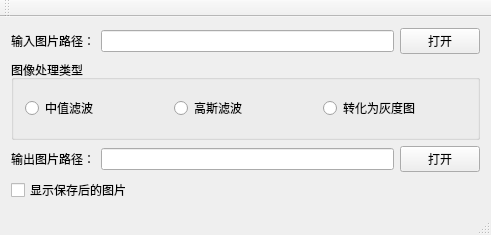
<?xml version="1.0" encoding="UTF-8"?>
<ui version="4.0">
 <class>MainWindow</class>
 <widget class="QMainWindow" name="MainWindow">
  <property name="geometry">
   <rect>
    <x>0</x>
    <y>0</y>
    <width>491</width>
    <height>235</height>
   </rect>
  </property>
  <property name="windowTitle">
   <string>MainWindow</string>
  </property>
  <widget class="QWidget" name="centralWidget">
   <layout class="QVBoxLayout" name="verticalLayout">
    <item>
     <layout class="QHBoxLayout" name="horizontalLayout_2">
      <item>
       <widget class="QLabel" name="label">
        <property name="text">
         <string>输入图片路径：</string>
        </property>
       </widget>
      </item>
      <item>
       <widget class="QLineEdit" name="inputLineEdit"/>
      </item>
      <item>
       <widget class="QPushButton" name="inputPushButton">
        <property name="text">
         <string>打开</string>
        </property>
       </widget>
      </item>
     </layout>
    </item>
    <item>
     <widget class="QGroupBox" name="groupBox">
      <property name="title">
       <string>图像处理类型</string>
      </property>
      <layout class="QHBoxLayout" name="horizontalLayout_4">
       <item>
        <widget class="QRadioButton" name="medianBlurRadioButton">
         <property name="text">
          <string>中值滤波</string>
         </property>
        </widget>
       </item>
       <item>
        <widget class="QRadioButton" name="gaussianBlurRadioButton">
         <property name="text">
          <string>高斯滤波</string>
         </property>
        </widget>
       </item>
       <item>
        <widget class="QRadioButton" name="grayRadioButton">
         <property name="text">
          <string>转化为灰度图</string>
         </property>
        </widget>
       </item>
      </layout>
     </widget>
    </item>
    <item>
     <layout class="QHBoxLayout" name="horizontalLayout_5">
      <item>
       <widget class="QLabel" name="label_2">
        <property name="text">
         <string>输出图片路径：</string>
        </property>
       </widget>
      </item>
      <item>
       <widget class="QLineEdit" name="outputLineEdit"/>
      </item>
      <item>
       <widget class="QPushButton" name="OutputPushButton">
        <property name="text">
         <string>打开</string>
        </property>
       </widget>
      </item>
     </layout>
    </item>
    <item>
     <widget class="QCheckBox" name="displayImageCheckBox">
      <property name="text">
       <string>显示保存后的图片</string>
      </property>
     </widget>
    </item>
   </layout>
  </widget>
  <widget class="QToolBar" name="mainToolBar">
   <attribute name="toolBarArea">
    <enum>TopToolBarArea</enum>
   </attribute>
   <attribute name="toolBarBreak">
    <bool>false</bool>
   </attribute>
  </widget>
  <widget class="QStatusBar" name="statusBar"/>
 </widget>
 <layoutdefault spacing="6" margin="11"/>
 <resources/>
 <connections/>
</ui>
